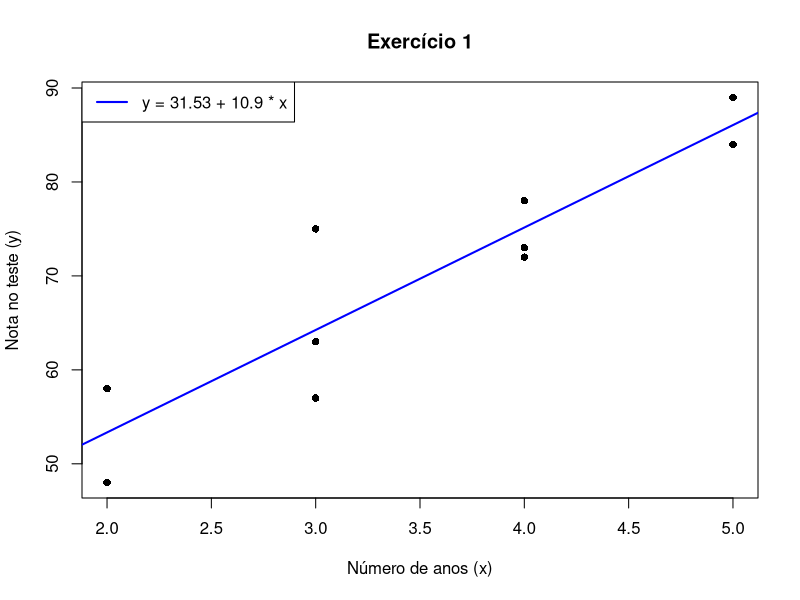
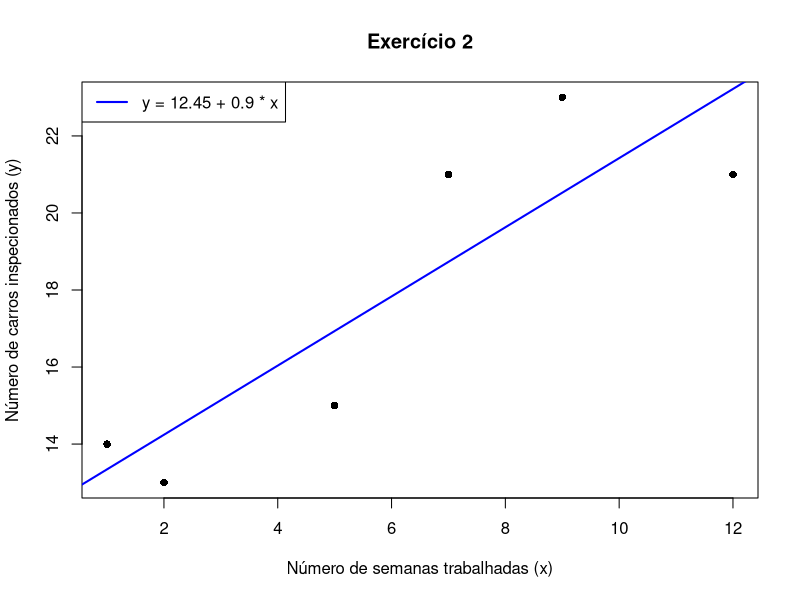
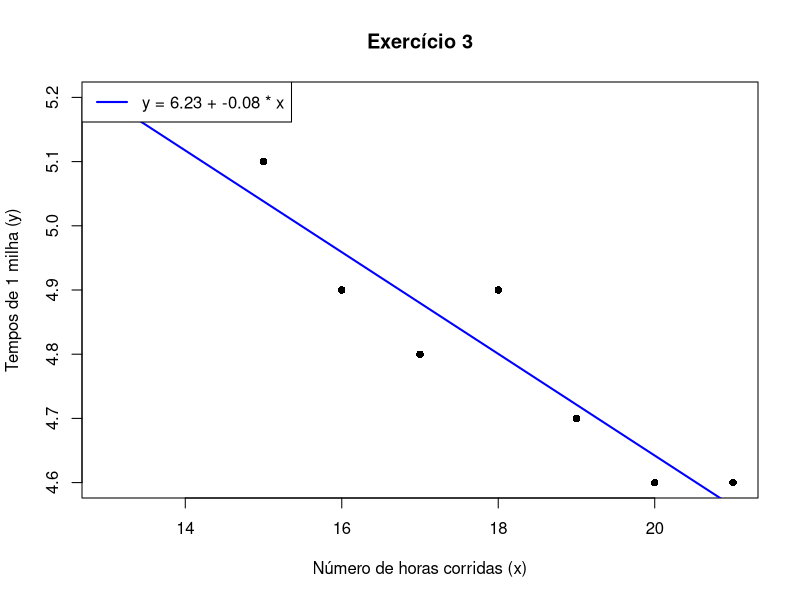
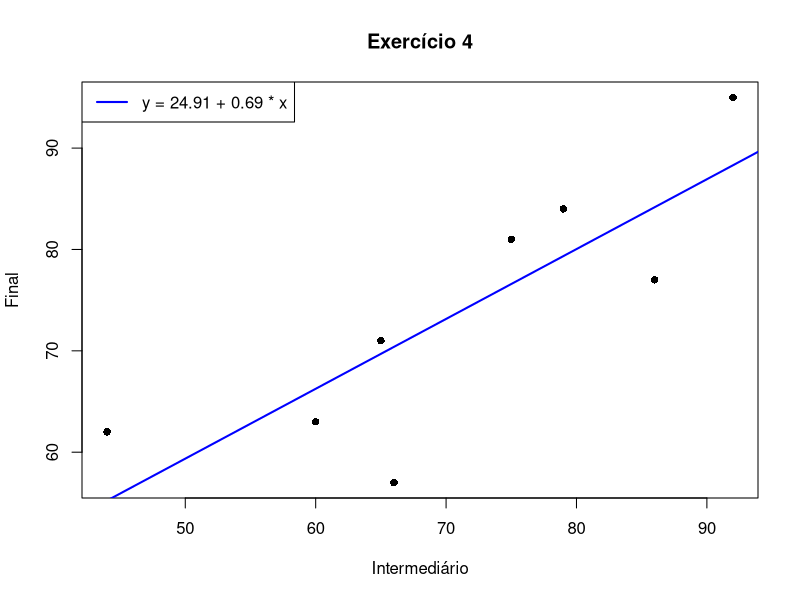
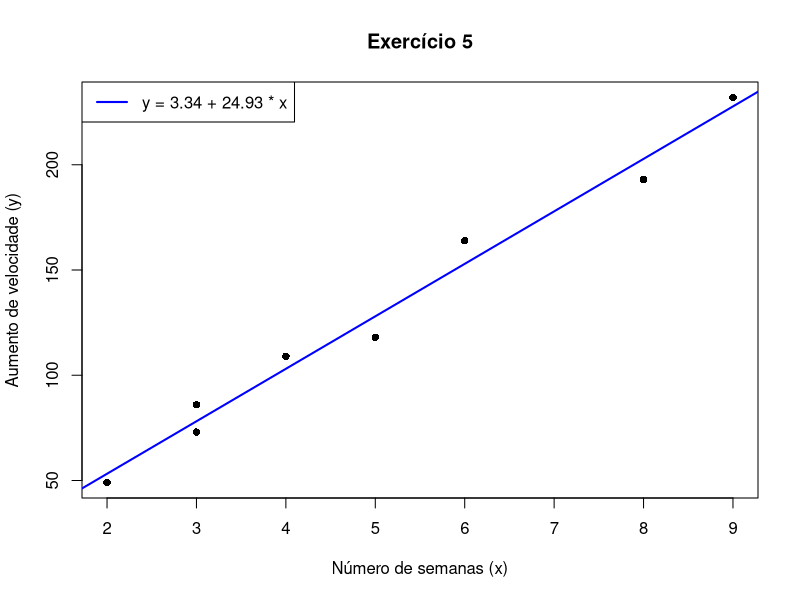

Write the R code that produced these figures, in order.
cat("Integrantes:\n")
cat("Beatriz Cabello - 551214\n")
cat("Julia Santos - 97986\n")
cat("Kauê Miziara - 550451\n\n")

# Aula 16

a16 <- function(i, x, y, xlabel, ylabel) {
  cat(sprintf(
    "%s. Ajuste uma reta de mínimos quadrados para os dados da tabela.\n", i
  ))

  x <- as.numeric(x)
  y <- as.numeric(y)

  modelo <- lm(y ~ x)
  a <- coef(modelo)[1]
  b <- coef(modelo)[2]

  cat("Equação da reta: y =", round(a, 2), "+ (", round(b, 2), ")x\n")

  plot(x, y, main = sprintf("Exercício %s", i),
       xlab = xlabel, ylab = ylabel, pch = 16)
  abline(modelo, col = "blue", lwd = 2)
  legend("topleft",
         legend = paste("y =", round(a, 2), "+", round(b, 2), "* x"),
         col = "blue", lwd = 2)

  cat("\n\n")
}

## 1
x1 <- c(3, 4, 4, 2, 5, 3, 4, 5, 3, 2)
y1 <- c(57, 78, 72, 58, 89, 63, 73, 84, 75, 48)

a16("1", x1, y1, "Número de anos (x)", "Nota no teste (y)")

## 2
x2 <- c(2, 7, 9, 1, 5, 12)
y2 <- c(13, 21, 23, 14, 15, 21)

a16("2", x2, y2,
    "Número de semanas trabalhadas (x)",
    "Número de carros inspecionados (y)")

## 3
x3 <- c(13, 15, 18, 20, 19, 17, 21, 16)
y3 <- c(5.2, 5.1, 4.9, 4.6, 4.7, 4.8, 4.6, 4.9)

a16("3", x3, y3, "Número de horas corridas (x)", "Tempos de 1 milha (y)")

## 4
x4 <- c(75, 66, 92, 86, 65, 44, 60, 79)
y4 <- c(81, 57, 95, 77, 71, 62, 63, 84)

a16("4", x4, y4, "Intermediário", "Final")

## 5
x5 <- c(3, 5, 2, 8, 6, 9, 3, 4)
y5 <- c(86, 118, 49, 193, 164, 232, 73, 109)

a16("5", x5, y5, "Número de semanas (x)", "Aumento de velocidade (y)")
